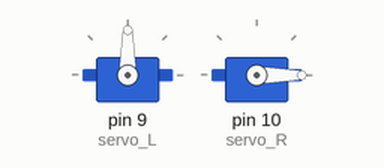
Recording of a sketch running on a simulated Arduino Uno, built with avr-gcc and run on an emulated ATmega328P. On the bench: 2 × servo.

Above: at 0.05 s.
At 6.0 s:
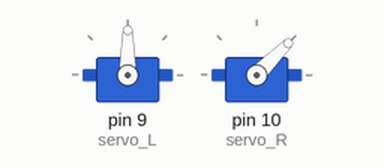
Timing chart, 0 to 7.8 s (numbered marks = the images above):
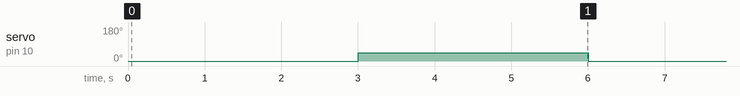

The sketch:

part6.ino
```cpp
#include<Servo.h>

Servo servo_L;
Servo servo_R;

int pos = 0;

void setup() {
  // put your setup code here, to run once:
  Serial.begin(9600);
  servo_L.attach(9);
  servo_R.attach(10);
}

void loop() {
  // put your main code here, to run repeatedly:
//  servo_L.write(180);
//  servo_R.write(0);
//  delay(3000);
//  servo_L.write(180);
//  servo_R.write(90);
//  delay(3000);

  //wanting to test individual servo...
  servo_R.write(0);
  delay(3000);
  servo_R.write(45);
  delay(3000);
}
```

Measured:
- by itself, servo on pin 10 (servo_R): alternates 45° for 3.0 s and 0° for 3.0 s
